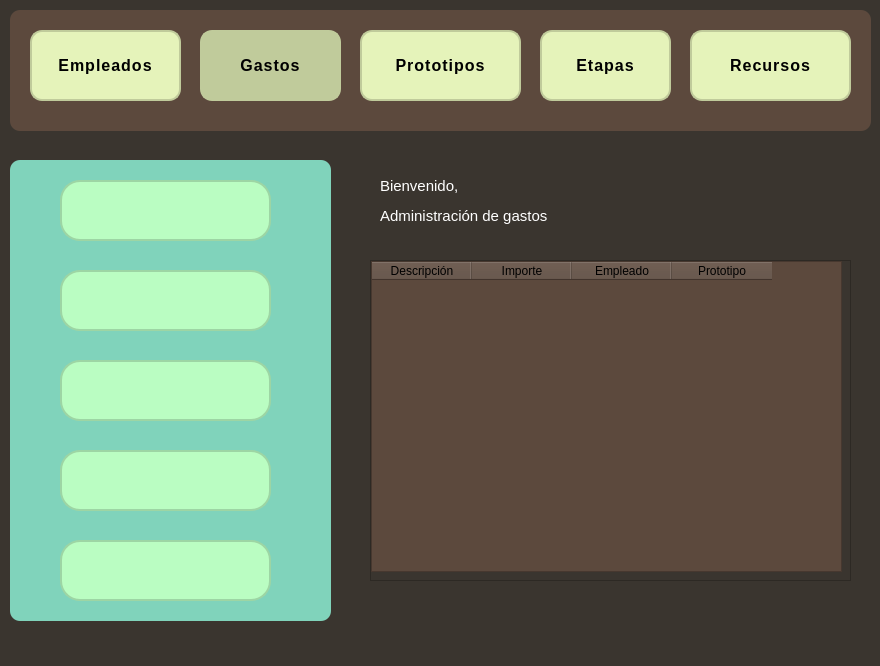
<?xml version="1.0" encoding="UTF-8"?>
<ui version="4.0">
 <class>MainWindow</class>
 <widget class="QMainWindow" name="MainWindow">
  <property name="geometry">
   <rect>
    <x>0</x>
    <y>0</y>
    <width>880</width>
    <height>666</height>
   </rect>
  </property>
  <property name="windowTitle">
   <string>MainWindow</string>
  </property>
  <property name="styleSheet">
   <string notr="true">color:white;
background-color: rgb(58, 53, 47);
</string>
  </property>
  <property name="labelUsuario" stdset="0">
   <string/>
  </property>
  <widget class="QWidget" name="centralwidget">
   <widget class="QLabel" name="label">
    <property name="geometry">
     <rect>
      <x>380</x>
      <y>200</y>
      <width>181</width>
      <height>31</height>
     </rect>
    </property>
    <property name="maximumSize">
     <size>
      <width>16777215</width>
      <height>31</height>
     </size>
    </property>
    <property name="styleSheet">
     <string notr="true">font: 15px;
font-family: 'Open Sans', Arial, sans-serif;
color: white</string>
    </property>
    <property name="text">
     <string>Administración de gastos</string>
    </property>
   </widget>
   <widget class="QFrame" name="frame">
    <property name="geometry">
     <rect>
      <x>10</x>
      <y>10</y>
      <width>861</width>
      <height>121</height>
     </rect>
    </property>
    <property name="styleSheet">
     <string notr="true">QFrame{
background-color: rgb(92, 73, 61);
border-radius: 10px;
}

QPushButton {
    background-color: #e5f3ba;
    border: 2px solid rgb(192, 203, 155);
    border-radius: 12px;
    padding: 12px 20px;
    font-family: 'Open Sans', Arial, sans-serif;
    font-size: 16px;
    font-weight: 600;
    letter-spacing: 1px;
    text-transform: uppercase;
}
QPushButton:hover {
    background-color:  rgb(192, 203, 155);
}
QPushButton:pressed {
    background-color: #e5f3ba;
}


</string>
    </property>
    <property name="frameShape">
     <enum>QFrame::StyledPanel</enum>
    </property>
    <property name="frameShadow">
     <enum>QFrame::Raised</enum>
    </property>
    <widget class="QPushButton" name="btnEmpleados">
     <property name="geometry">
      <rect>
       <x>20</x>
       <y>20</y>
       <width>151</width>
       <height>71</height>
      </rect>
     </property>
     <property name="styleSheet">
      <string notr="true">color: black;</string>
     </property>
     <property name="text">
      <string>Empleados</string>
     </property>
    </widget>
    <widget class="QPushButton" name="btnGastos">
     <property name="geometry">
      <rect>
       <x>190</x>
       <y>20</y>
       <width>141</width>
       <height>71</height>
      </rect>
     </property>
     <property name="styleSheet">
      <string notr="true">background-color: rgb(192, 203, 155);
color:black;</string>
     </property>
     <property name="text">
      <string>Gastos</string>
     </property>
    </widget>
    <widget class="QPushButton" name="btnProto">
     <property name="geometry">
      <rect>
       <x>350</x>
       <y>20</y>
       <width>161</width>
       <height>71</height>
      </rect>
     </property>
     <property name="styleSheet">
      <string notr="true">color:black;</string>
     </property>
     <property name="text">
      <string>Prototipos</string>
     </property>
    </widget>
    <widget class="QPushButton" name="btnEtapas">
     <property name="geometry">
      <rect>
       <x>530</x>
       <y>20</y>
       <width>131</width>
       <height>71</height>
      </rect>
     </property>
     <property name="styleSheet">
      <string notr="true">color:black;</string>
     </property>
     <property name="text">
      <string>Etapas</string>
     </property>
    </widget>
    <widget class="QPushButton" name="btnRecursos">
     <property name="geometry">
      <rect>
       <x>680</x>
       <y>20</y>
       <width>161</width>
       <height>71</height>
      </rect>
     </property>
     <property name="styleSheet">
      <string notr="true">color:black;</string>
     </property>
     <property name="text">
      <string>Recursos</string>
     </property>
    </widget>
   </widget>
   <widget class="QLabel" name="labelusu">
    <property name="geometry">
     <rect>
      <x>380</x>
      <y>170</y>
      <width>291</width>
      <height>31</height>
     </rect>
    </property>
    <property name="styleSheet">
     <string notr="true">font: 15px;
font-family: 'Open Sans', Arial, sans-serif;
color: white</string>
    </property>
    <property name="text">
     <string>Bienvenido,</string>
    </property>
   </widget>
   <widget class="QFrame" name="frame_2">
    <property name="geometry">
     <rect>
      <x>10</x>
      <y>160</y>
      <width>321</width>
      <height>461</height>
     </rect>
    </property>
    <property name="styleSheet">
     <string notr="true">QFrame{
background-color: #80d3bb;
border-radius: 10px;
}

QPushButton {
        background-color: #bafdc2;
        font-family: &quot;Arial&quot;;
        font-size: 14px;
        font-weight: bold; 
		border-radius: 20px;
		 border: 2px solid rgb(157, 213, 164);

}

QPushButton:hover {
    background-color: rgb(157, 213, 164);
}
QPushButton:pressed {
    background-color: rgb(0, 95, 0);
    border-color: rgb(0, 85, 0);
}
</string>
    </property>
    <property name="frameShape">
     <enum>QFrame::StyledPanel</enum>
    </property>
    <property name="frameShadow">
     <enum>QFrame::Raised</enum>
    </property>
    <widget class="QPushButton" name="btnAddGastos">
     <property name="geometry">
      <rect>
       <x>50</x>
       <y>20</y>
       <width>211</width>
       <height>61</height>
      </rect>
     </property>
     <property name="cursor">
      <cursorShape>PointingHandCursor</cursorShape>
     </property>
     <property name="styleSheet">
      <string notr="true"/>
     </property>
     <property name="text">
      <string/>
     </property>
     <property name="icon">
      <iconset>
       <normaloff>imagenes/agregar-usuario (1).png</normaloff>imagenes/agregar-usuario (1).png</iconset>
     </property>
     <property name="iconSize">
      <size>
       <width>50</width>
       <height>50</height>
      </size>
     </property>
    </widget>
    <widget class="QPushButton" name="btnDeleteGastos">
     <property name="geometry">
      <rect>
       <x>50</x>
       <y>110</y>
       <width>211</width>
       <height>61</height>
      </rect>
     </property>
     <property name="cursor">
      <cursorShape>PointingHandCursor</cursorShape>
     </property>
     <property name="styleSheet">
      <string notr="true"/>
     </property>
     <property name="text">
      <string/>
     </property>
     <property name="icon">
      <iconset>
       <normaloff>imagenes/borrar-usuario.png</normaloff>imagenes/borrar-usuario.png</iconset>
     </property>
     <property name="iconSize">
      <size>
       <width>50</width>
       <height>50</height>
      </size>
     </property>
    </widget>
    <widget class="QPushButton" name="btnEditGastos">
     <property name="geometry">
      <rect>
       <x>50</x>
       <y>200</y>
       <width>211</width>
       <height>61</height>
      </rect>
     </property>
     <property name="cursor">
      <cursorShape>PointingHandCursor</cursorShape>
     </property>
     <property name="styleSheet">
      <string notr="true"/>
     </property>
     <property name="text">
      <string/>
     </property>
     <property name="icon">
      <iconset>
       <normaloff>imagenes/lapiz-de-usuario.png</normaloff>imagenes/lapiz-de-usuario.png</iconset>
     </property>
     <property name="iconSize">
      <size>
       <width>50</width>
       <height>50</height>
      </size>
     </property>
    </widget>
    <widget class="QPushButton" name="btntlf">
     <property name="geometry">
      <rect>
       <x>50</x>
       <y>290</y>
       <width>211</width>
       <height>61</height>
      </rect>
     </property>
     <property name="cursor">
      <cursorShape>PointingHandCursor</cursorShape>
     </property>
     <property name="text">
      <string/>
     </property>
     <property name="icon">
      <iconset>
       <normaloff>imagenes/telefono-mas.png</normaloff>imagenes/telefono-mas.png</iconset>
     </property>
     <property name="iconSize">
      <size>
       <width>50</width>
       <height>50</height>
      </size>
     </property>
    </widget>
    <widget class="QPushButton" name="btninspectGastos">
     <property name="geometry">
      <rect>
       <x>50</x>
       <y>380</y>
       <width>211</width>
       <height>61</height>
      </rect>
     </property>
     <property name="cursor">
      <cursorShape>PointingHandCursor</cursorShape>
     </property>
     <property name="text">
      <string/>
     </property>
     <property name="icon">
      <iconset>
       <normaloff>imagenes/descubrir.png</normaloff>imagenes/descubrir.png</iconset>
     </property>
     <property name="iconSize">
      <size>
       <width>50</width>
       <height>50</height>
      </size>
     </property>
    </widget>
   </widget>
   <widget class="QScrollArea" name="scrollArea_2">
    <property name="geometry">
     <rect>
      <x>370</x>
      <y>260</y>
      <width>481</width>
      <height>321</height>
     </rect>
    </property>
    <property name="widgetResizable">
     <bool>true</bool>
    </property>
    <widget class="QWidget" name="scrollAreaWidgetContents_2">
     <property name="geometry">
      <rect>
       <x>0</x>
       <y>0</y>
       <width>479</width>
       <height>319</height>
      </rect>
     </property>
     <widget class="QTableWidget" name="tGastos">
      <property name="enabled">
       <bool>true</bool>
      </property>
      <property name="geometry">
       <rect>
        <x>0</x>
        <y>0</y>
        <width>471</width>
        <height>311</height>
       </rect>
      </property>
      <property name="styleSheet">
       <string notr="true">color: black;
background-color: rgb(92, 73, 61);</string>
      </property>
      <property name="showGrid">
       <bool>true</bool>
      </property>
      <property name="sortingEnabled">
       <bool>true</bool>
      </property>
      <property name="wordWrap">
       <bool>true</bool>
      </property>
      <property name="cornerButtonEnabled">
       <bool>true</bool>
      </property>
      <column>
       <property name="text">
        <string>Descripción</string>
       </property>
      </column>
      <column>
       <property name="text">
        <string>Importe</string>
       </property>
      </column>
      <column>
       <property name="text">
        <string>Empleado</string>
       </property>
      </column>
      <column>
       <property name="text">
        <string>Prototipo</string>
       </property>
      </column>
     </widget>
    </widget>
   </widget>
  </widget>
 </widget>
 <resources/>
 <connections/>
</ui>
